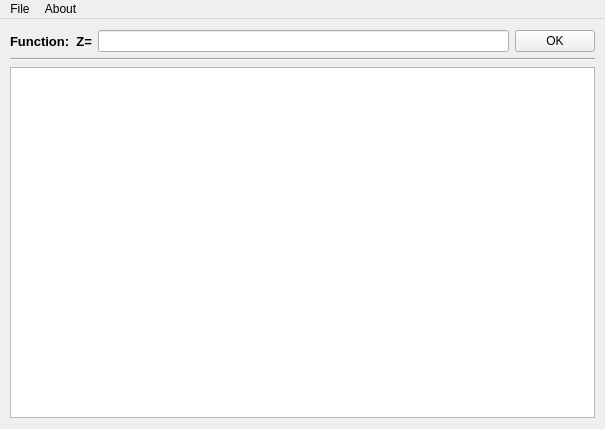
<?xml version="1.0" encoding="UTF-8"?>
<ui version="4.0">
 <class>MainWindow</class>
 <widget class="QMainWindow" name="MainWindow">
  <property name="geometry">
   <rect>
    <x>0</x>
    <y>0</y>
    <width>605</width>
    <height>429</height>
   </rect>
  </property>
  <property name="sizePolicy">
   <sizepolicy hsizetype="Expanding" vsizetype="Expanding">
    <horstretch>0</horstretch>
    <verstretch>0</verstretch>
   </sizepolicy>
  </property>
  <property name="windowTitle">
   <string>Binary Decision Diagram (BDD)</string>
  </property>
  <widget class="QWidget" name="centralWidget">
   <property name="sizePolicy">
    <sizepolicy hsizetype="Expanding" vsizetype="Expanding">
     <horstretch>0</horstretch>
     <verstretch>0</verstretch>
    </sizepolicy>
   </property>
   <layout class="QGridLayout" name="gridLayout_2">
    <property name="leftMargin">
     <number>10</number>
    </property>
    <property name="rightMargin">
     <number>10</number>
    </property>
    <item row="0" column="0">
     <layout class="QGridLayout" name="gridLayout">
      <property name="sizeConstraint">
       <enum>QLayout::SetDefaultConstraint</enum>
      </property>
      <property name="leftMargin">
       <number>0</number>
      </property>
      <property name="rightMargin">
       <number>0</number>
      </property>
      <item row="0" column="0">
       <widget class="QLabel" name="label">
        <property name="font">
         <font>
          <pointsize>10</pointsize>
          <weight>75</weight>
          <bold>true</bold>
         </font>
        </property>
        <property name="text">
         <string>Function:  Z=</string>
        </property>
       </widget>
      </item>
      <item row="0" column="1">
       <widget class="QLineEdit" name="lineEdit">
        <property name="text">
         <string/>
        </property>
       </widget>
      </item>
      <item row="0" column="2">
       <widget class="QPushButton" name="pushButton">
        <property name="sizePolicy">
         <sizepolicy hsizetype="Fixed" vsizetype="Fixed">
          <horstretch>0</horstretch>
          <verstretch>0</verstretch>
         </sizepolicy>
        </property>
        <property name="text">
         <string>OK</string>
        </property>
       </widget>
      </item>
      <item row="1" column="0" colspan="3">
       <widget class="Line" name="line">
        <property name="orientation">
         <enum>Qt::Horizontal</enum>
        </property>
       </widget>
      </item>
     </layout>
    </item>
    <item row="1" column="0">
     <widget class="QGraphicsView" name="graphicsView">
      <property name="sizePolicy">
       <sizepolicy hsizetype="Expanding" vsizetype="Expanding">
        <horstretch>0</horstretch>
        <verstretch>0</verstretch>
       </sizepolicy>
      </property>
      <property name="frameShadow">
       <enum>QFrame::Sunken</enum>
      </property>
      <property name="verticalScrollBarPolicy">
       <enum>Qt::ScrollBarAsNeeded</enum>
      </property>
      <property name="horizontalScrollBarPolicy">
       <enum>Qt::ScrollBarAsNeeded</enum>
      </property>
      <property name="dragMode">
       <enum>QGraphicsView::NoDrag</enum>
      </property>
      <property name="resizeAnchor">
       <enum>QGraphicsView::AnchorViewCenter</enum>
      </property>
     </widget>
    </item>
   </layout>
  </widget>
  <widget class="QMenuBar" name="menuBar">
   <property name="geometry">
    <rect>
     <x>0</x>
     <y>0</y>
     <width>605</width>
     <height>23</height>
    </rect>
   </property>
   <widget class="QMenu" name="menuFile">
    <property name="title">
     <string>File</string>
    </property>
   </widget>
   <widget class="QMenu" name="menuAbout">
    <property name="title">
     <string>About</string>
    </property>
   </widget>
   <addaction name="menuFile"/>
   <addaction name="menuAbout"/>
  </widget>
 </widget>
 <layoutdefault spacing="6" margin="11"/>
 <resources/>
 <connections>
  <connection>
   <sender>pushButton</sender>
   <signal>clicked()</signal>
   <receiver>MainWindow</receiver>
   <slot>update()</slot>
   <hints>
    <hint type="sourcelabel">
     <x>551</x>
     <y>46</y>
    </hint>
    <hint type="destinationlabel">
     <x>302</x>
     <y>214</y>
    </hint>
   </hints>
  </connection>
 </connections>
</ui>
